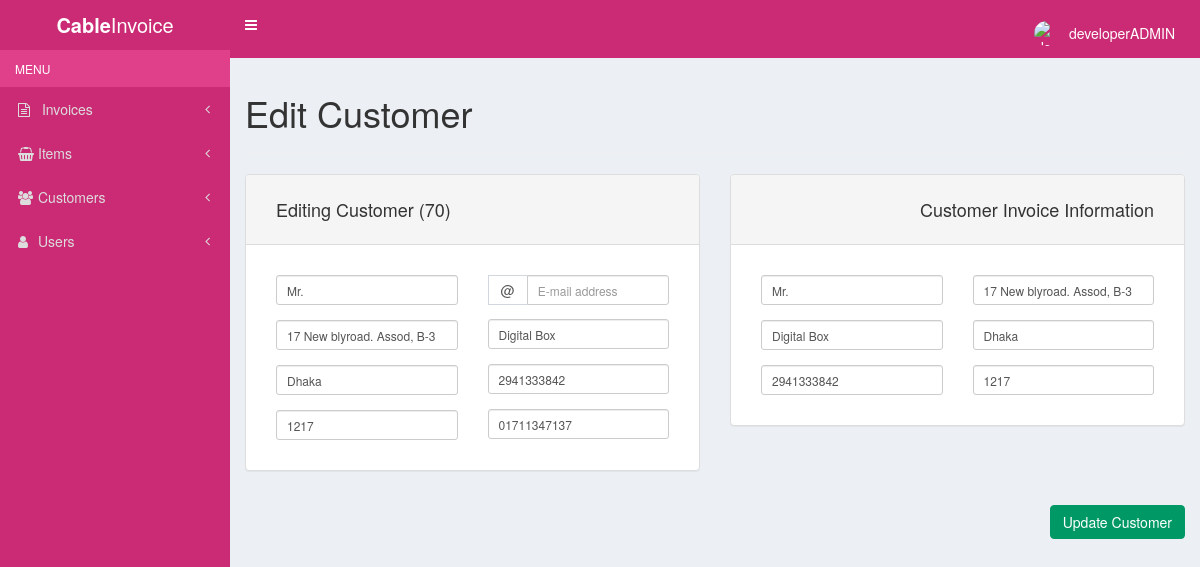
/customer-edit.php?id=70 (signed in), run on the app's committed database.
### tables this page shows
CREATE TABLE `store_customers` (
  `id` int(11) NOT NULL,
  `name` varchar(255) NOT NULL,
  `email` varchar(255) NOT NULL,
  `address_1` varchar(255) NOT NULL,
  `address_2` varchar(255) NOT NULL,
  `town` varchar(255) NOT NULL,
  `county` varchar(255) NOT NULL,
  `postcode` varchar(255) NOT NULL,
  `phone` varchar(100) NOT NULL,
  `name_ship` varchar(255) NOT NULL,
  `address_1_ship` varchar(255) NOT NULL,
  `address_2_ship` varchar(255) NOT NULL,
  `town_ship` varchar(255) NOT NULL,
  `county_ship` varchar(255) NOT NULL,
  `postcode_ship` varchar(255) NOT NULL
);

### customer-edit.php (the view, shortened to what this page needs)
<?php
include('header.php');
$getID = $_GET['id'];
$mysqli = new mysqli(DATABASE_HOST, DATABASE_USER, DATABASE_PASS, DATABASE_NAME);
$query = "SELECT * FROM store_customers WHERE id = '" . $mysqli->real_escape_string($getID) . "'";
$result = mysqli_query($mysqli, $query);
if($result) {
	while ($row = mysqli_fetch_assoc($result)) {
		$customer_name = $row['name'];
		$customer_email = $row['email'];
		$customer_address_1 = $row['address_1'];
		$customer_address_2 = $row['address_2'];
		$customer_town = $row['town'];
		$customer_county = $row['county'];
		$customer_postcode = $row['postcode'];
		$customer_phone = $row['phone'];
		$customer_name_ship = $row['name_ship'];
		$customer_address_1_ship = $row['address_1_ship'];
		$customer_address_2_ship = $row['address_2_ship'];
		$customer_town_ship = $row['town_ship'];
		$customer_county_ship = $row['county_ship'];
		$customer_postcode_ship = $row['postcode_ship'];
	}
}
?>
<h1>Edit Customer</h1>
<hr>
<form method="post" id="update_customer">
	<div class="row">
		<div class="col-xs-6">
			<div class="panel panel-default">
				<div class="panel-heading">
					<h4>Editing Customer (<?php echo $getID; ?>)</h4>
				</div>
				<div class="panel-body form-group form-group-sm">
					<div class="row">
						<div class="col-xs-6">
							<div class="form-group">
								<input type="text" class="form-control margin-bottom copy-input required" name="customer_name" id="customer_name" placeholder="Enter name" tabindex="1" value="<?php echo $customer_name; ?>">
							</div>
							<div class="form-group">
								<input type="text" class="form-control margin-bottom copy-input required" name="customer_address_1" id="customer_address_1" placeholder="Address" tabindex="3" value="<?php echo $customer_address_1; ?>">
							</div>
							<div class="form-group">
								<input type="text" class="form-control margin-bottom copy-input required" name="customer_town" id="customer_town" placeholder="City Town" tabindex="5" value="<?php echo $customer_town; ?>">
							</div>
							<div class="form-group no-margin-bottom">
								<input type="text" class="form-control copy-input required" name="customer_postcode" id="customer_postcode" placeholder="Postcode" tabindex="7" value="<?php echo $customer_postcode; ?>">
							</div>
						</div>
						<div class="col-xs-6">
							<div class="input-group float-right margin-bottom">
								<span class="input-group-addon">@</span>
								<input type="email" class="form-control copy-input required" name="customer_email" id="customer_email" placeholder="E-mail address" aria-describedby="sizing-addon1" tabindex="2" value="<?php echo $customer_email; ?>">
							</div>
						    <div class="form-group">
						    	<input type="text" class="form-control margin-bottom copy-input" name="customer_address_2" id="customer_address_2" placeholder="Sevice Type" tabindex="4" value="<?php echo $customer_address_2; ?>">
						    </div>
						    <div class="form-group">
						    	<input type="text" class="form-control margin-bottom copy-input required" name="customer_county" id="customer_county" placeholder="Customer Id" tabindex="6" value="<?php echo $customer_county; ?>">
						    </div>
						    <div class="form-group no-margin-bottom">
						    	<input type="text" class="form-control required" name="customer_phone" id="invoice_phone" placeholder="Phone number" tabindex="8" value="<?php echo $customer_phone; ?>">
							</div>
						</div>
					</div>
				</div>
			</div>
		</div>
		<div class="col-xs-6 text-right">
			<div class="panel panel-default">
				<div class="panel-heading">
					<h4>Customer Invoice Information</h4>
				</div>
				<div class="panel-body form-group form-group-sm">
					<div class="row">
						<div class="col-xs-6">
							<div class="form-group">
								<input type="text" class="form-control margin-bottom required" name="customer_name_ship" id="customer_name_ship" placeholder="Enter name" tabindex="9" value="<?php echo $customer_name_ship; ?>">
							</div>
							<div class="form-group">
								<input type="text" class="form-control margin-bottom" name="customer_address_2_ship" id="customer_address_2_ship" placeholder="Sevice Type" tabindex="11" value="<?php echo $customer_address_2_ship; ?>">
							</div>
							<div class="form-group no-margin-bottom">
								<input type="text" class="form-control required" name="customer_county_ship" id="customer_county_ship" placeholder="Customer Id" tabindex="13" value="<?php echo $customer_county_ship; ?>">
							</div>
						</div>
						<div class="col-xs-6">
							<div class="form-group">
						    	<input type="text" class="form-control margin-bottom required" name="customer_address_1_ship" id="customer_address_1_ship" placeholder="Address" tabindex="10" value="<?php echo $customer_address_1_ship; ?>">
							</div>
							<div class="form-group">
								<input type="text" class="form-control margin-bottom required" name="customer_town_ship" id="customer_town_ship" placeholder="City Town" tabindex="12" value="<?php echo $customer_town_ship; ?>">
						    </div>
						    <div class="form-group no-margin-bottom">
						    	<input type="text" class="form-control required" name="customer_postcode_ship" id="customer_postcode_ship" placeholder="Postcode" tabindex="14" value="<?php echo $customer_postcode_ship; ?>">
							</div>
						</div>
					</div>
				</div>
			</div>
		</div>
	</div>
	<div class="row">
		<div class="col-xs-12 margin-top btn-group">
			<input type="submit" id="action_update_customer" class="btn btn-success float-right" value="Update Customer" data-loading-text="Updating...">
		</div>
	</div>
</form>
<?php
	include('footer.php');
?>

### css/styles.css (style rules this page uses)
body { padding: 0; background-color: #f07284; }
.btn-success { background-color: #009966; border-color: #009966; }
.panel-body { padding: 30px 30px 15px 30px; }
.panel-heading { padding: 15px 30px 15px 30px; }
.float-right { float: right !important; }
.margin-bottom { margin-bottom: 1em; }
.margin-top { margin-top: 1em; }
.no-margin-bottom { margin-bottom: 0; }

### data on the page
store_customers: customer_name "Mr.", customer_address_1 "17 New blyroad. Assod, B-3", customer_town "Dhaka", customer_postcode "1217", customer_address_2 "Digital Box", customer_county "2941333842", customer_phone "01711347137", customer_name_ship "Mr.", customer_address_2_ship "Digital Box", customer_county_ship "2941333842", customer_address_1_ship "17 New blyroad. Assod, B-3", customer_town_ship "Dhaka", customer_postcode_ship "1217"

### other printed values
$_SESSION['login_username'] "developerADMIN"
$getID "70"
